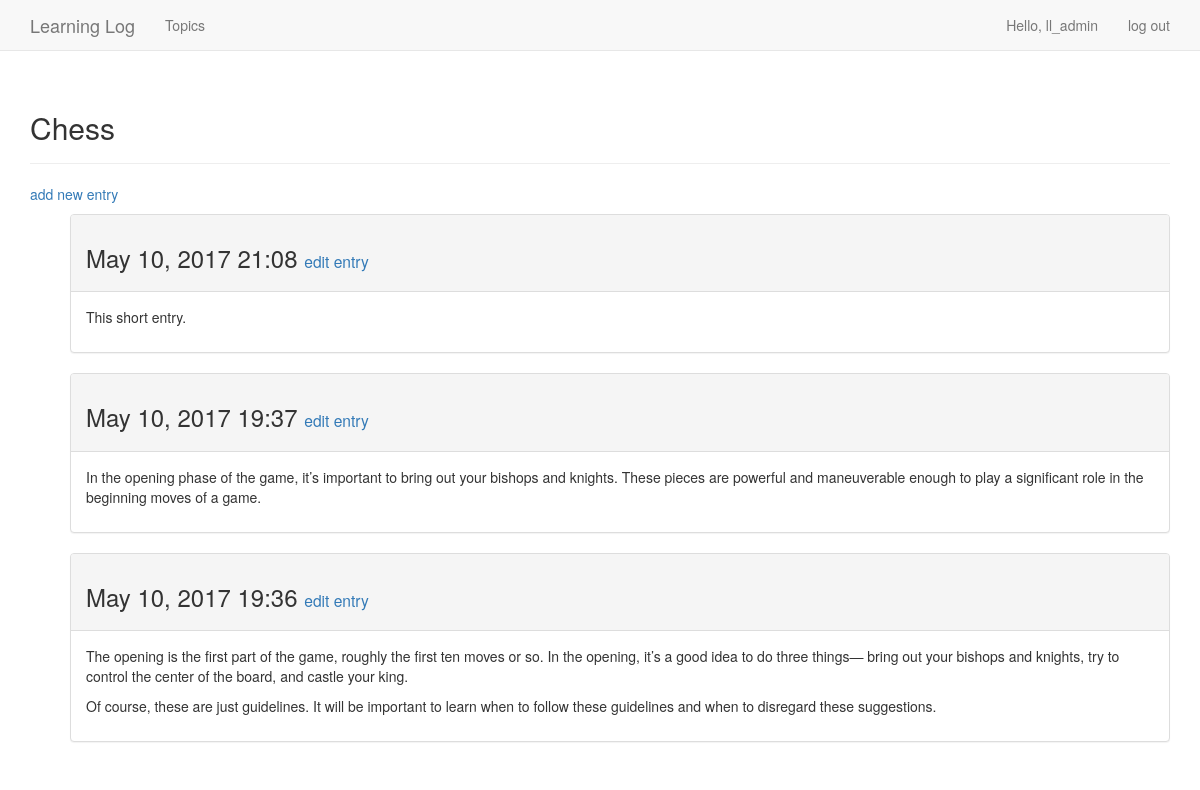
The page /topics/1/ (signed in) on the database its author committed.
### learning_logs/models.py (models this page shows, shortened)
class Topic(models.Model):
    text = models.CharField(max_length=200)
    date_added = models.DateTimeField(auto_now_add=True)
    owner = models.ForeignKey(User)
    def __str__(self):
        return self.text

class Entry(models.Model):
    topic = models.ForeignKey(Topic)
    text = models.TextField()
    date_added = models.DateTimeField(auto_now_add=True)
    class Meta:
        verbose_name_plural = 'entries'

### learning_logs/views.py (the view)
# urls.py: url(r'^topics/(?P<topic_id>\d+)/$', views.topic, name='topic'),
@login_required
def topic(request, topic_id):
    topic = Topic.objects.get(id=topic_id)
    check_topic_owner(topic.owner, request.user)
    entries = topic.entry_set.order_by('-date_added')
    context = {'topic':topic, 'entries': entries}
    return render(request, 'learning_logs/topic.html', context)

### learning_logs/views.py (called while the page is built)
def check_topic_owner(topic, user):
    if topic != user:
        raise Http404

### learning_logs/templates/learning_logs/topic.html (shortened to what this page needs)
{% extends 'learning_logs/base.html' %}
{% block header %}
    <h2>{{topic}}</h2>
{% endblock header %}
{% block content %}
    <p>
        <a href="{% url 'learning_logs:new_entry' topic.id%}">add new entry</a>
    </p>
    <ul>
    {% for entry in entries %}
    <div class="panel panel-default">
        <div class="panel-heading">
            <h3>
                {{entry.date_added|date:'M d, Y H:i'}}
                <small>
                    <a href="{% url 'learning_logs:edit_entry' entry.id %}">edit entry</a>
                </small>
            </h3>
        </div>
        <div class="panel-body">
            {{entry.text|linebreaks}}
        </div>
    </div>
    {% empty %}
        <li>
            There are no entries for this topic yet.
        </li>
    {% endfor %}
    </ul>
{% endblock content %}

### learning_logs/templates/learning_logs/base.html (shortened to what this page needs)
{% load bootstrap3 %}
<!DOCTYPE html>
<html lang="en">
    <head>
        {% bootstrap_css %}
    </head>
    <body>
        <nav class="navbar navbar-default navbar-static-top">
            <div class="container">
                <div class="navbar-header">
                    <a class="navbar-brand" href="{% url 'learning_logs:index' %}">Learning Log</a>
                </div>
                <div id="navbar" class="navbar-collapse collapse">
                    <ul class="nav navbar-nav">
                        <li><a href="{% url 'learning_logs:topics' %}">Topics</a></li>
                    </ul>
                    <ul class="nav navbar-nav navbar-right">
                        {% if user.is_authenticated %}
                            <li><a>Hello, {{user.username}}</a></li>
                            <li><a href="{% url 'users:logout' %}">log out</a></li>
                        {% else %}
                            <li><a href="{% url 'users:register' %}">register</a></li>
                            <li><a href="{% url 'users:login' %}">log in</a></li>
                        {% endif %}
                    </ul>
                </div>
            </div>
        </nav>
        <div class="container">
            <div class="page-header">
                {% block header %}{% endblock header %}
            </div>
            <div>
                {% block content %}{% endblock content %}
            </div>
        </div>
    </body>
</html>

### rows shown on the page
Topic: text "Chess"
Entry: date_added "May 10, 2017 21:08", text "This short entry."
Entry: date_added "May 10, 2017 19:37", text "In the opening phase of the game, it’s important to bring out your bishops and knights. These pieces are powerful and maneuverable enough to play a significant role in the beginning moves of a game."
Entry: date_added "May 10, 2017 19:36", text "The opening is the first part of the game, roughly the first ten moves or so. In the opening, it’s a good idea to do three things— bring out your bishops and knights, try to control the center of the board, and castle your king. Of course, these are just guidelines. It will be important to learn when to follow these guidelines and when to disregard these suggestions."

### other values the page prints
{{ user.username }} "ll_admin"
